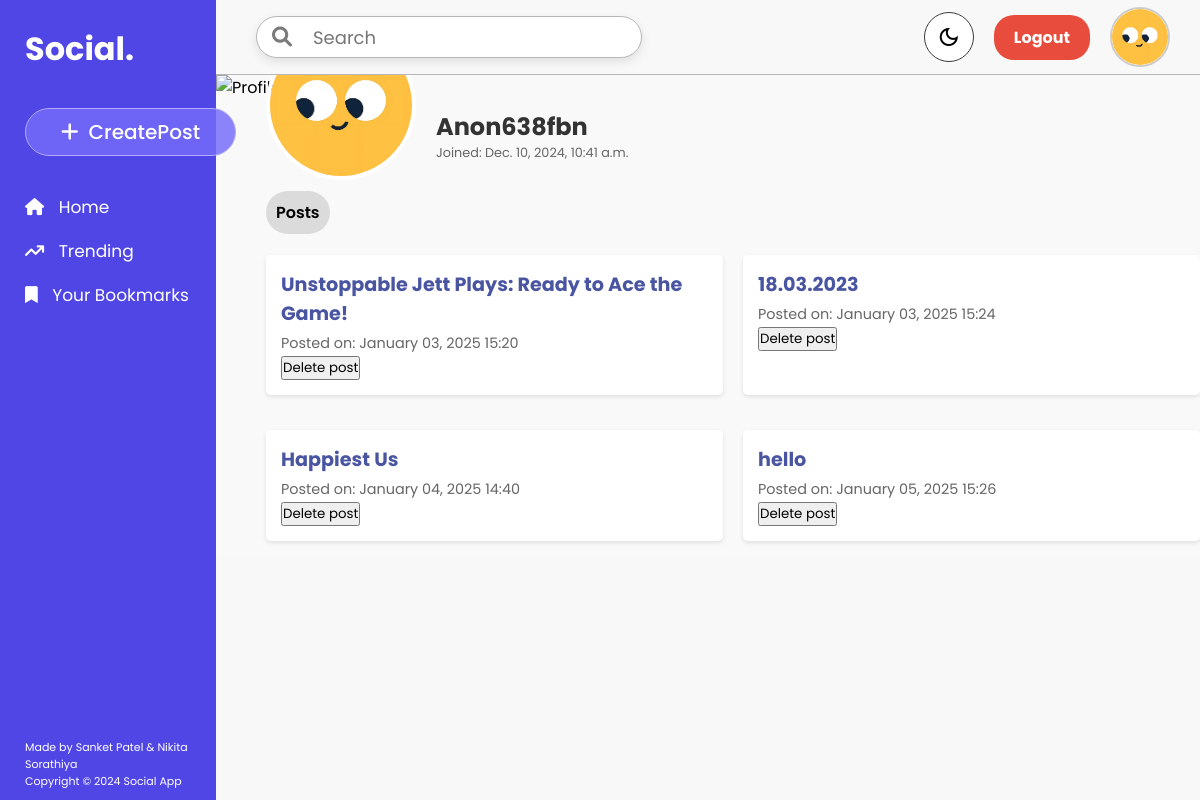
The app's page /user_profile/Anon638fbn/, older data.
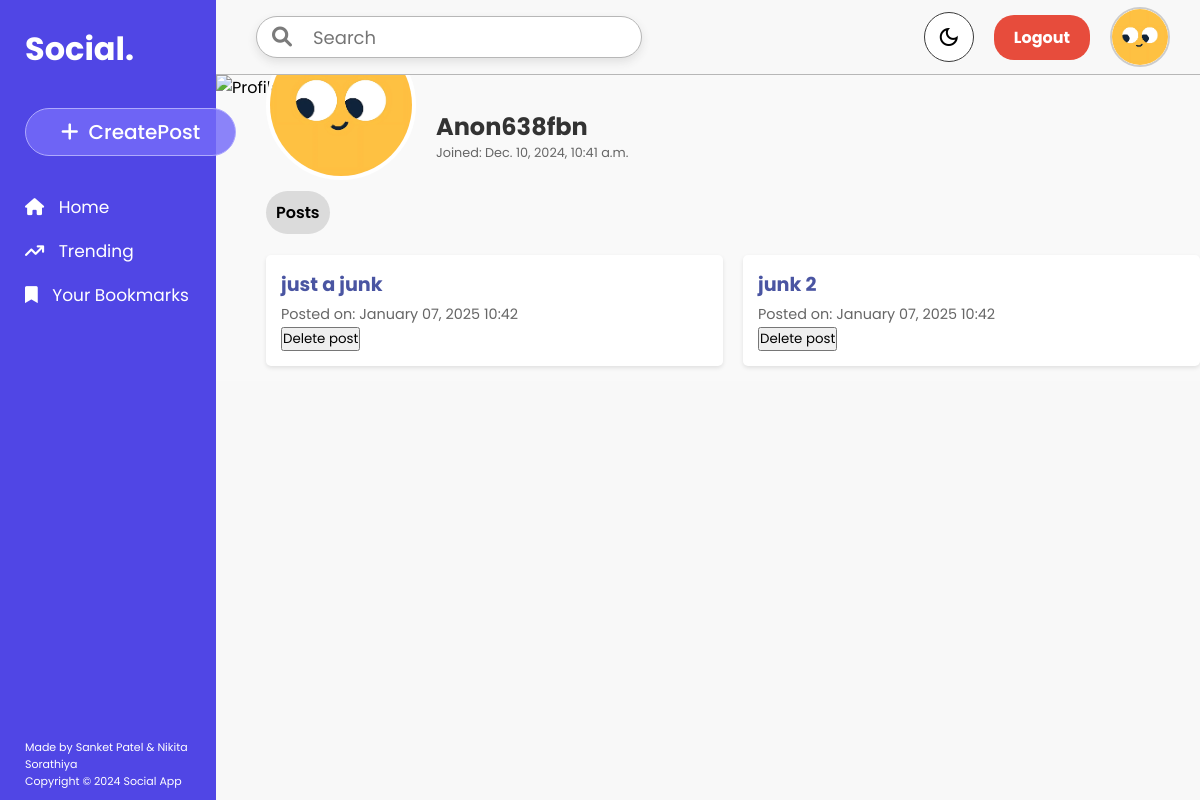
The same page, newer data.
### main/models.py (models this page shows, shortened)
class Post(models.Model):
    title = models.CharField(max_length=255)
    description = models.TextField()
    media = models.FileField(upload_to="post_media/",null=True,blank=True)
    author = models.ForeignKey(User,on_delete=models.CASCADE,related_name="authored_posts")
    upvotes = models.PositiveIntegerField(default=0)
    downvotes = models.PositiveIntegerField(default=0)
    created_at = models.DateTimeField(default=timezone.now)
    sensitive_content = models.BooleanField(default=False)

### main/views.py (the view)
# urls.py: path('user_profile/<str:username>/', views.user_profile, name='user_profile'),
def user_profile(request, username):
    user = User.objects.filter(username=username).first()
    joined_at = user.joined_at.strftime('%B %d, %Y')
    print(joined_at)
    user_posts = Post.objects.filter(author=user)
    return render(request, 'user_profile.html', {'user': user, 'joined_at': joined_at, 'user_posts': user_posts, 'username': username})

### main/templates/user_profile.html (shortened to what this page needs)
{% extends "base.html" %}
{% load static %}
{% block extra_css %}
    <link rel="stylesheet" href="{% static 'css/user_profile.css' %}">
{% endblock %}
{% block content %}
<div class="profile-container">
        <div class="profile-info">
                <img src="{% static 'media/profilephoto.svg' %}" alt="User Avatar" class="avatar">
            <div class="details">
                <h2>{{ user.username }}</h2>
                <p>Joined: {{ user.joined_at}}</p>
            </div>
        </div>
    <div class="profile-posts">
        <span class="posttext">Posts</span>
        {% if user_posts %}
            <ul class="post-list">
                {% for post in user_posts %}
                    <li id="post-{{ post.id }}">
                        <a href="{% url 'post_detail' post.id %}">{{ post.title }}</a>
                        <p>Posted on: {{ post.created_at|date:"F d, Y H:i" }}</p>
                        <button type="submit" class="delete-button" onclick="handleDeletePost('{{ post.id }}')">Delete post</button>
                    </li>
                {% endfor %}
            </ul>
        {% else %}
            <p>No posts yet.</p>
        {% endif %}
    </div>
</div>
{% endblock %}

Row changes from the older to the newer data that the page shows:
removed Post: title "Unstoppable Jett Plays: Ready to Ace the Game!", created_at "January 03, 2025 15:20"
removed Post: title "18.03.2023", created_at "January 03, 2025 15:24"
removed Post: title "Happiest Us", created_at "January 04, 2025 14:40"
removed Post: title "hello", created_at "January 05, 2025 15:26"
added Post: title "just a junk", created_at "January 07, 2025 10:42"
added Post: title "junk 2", created_at "January 07, 2025 10:42"
